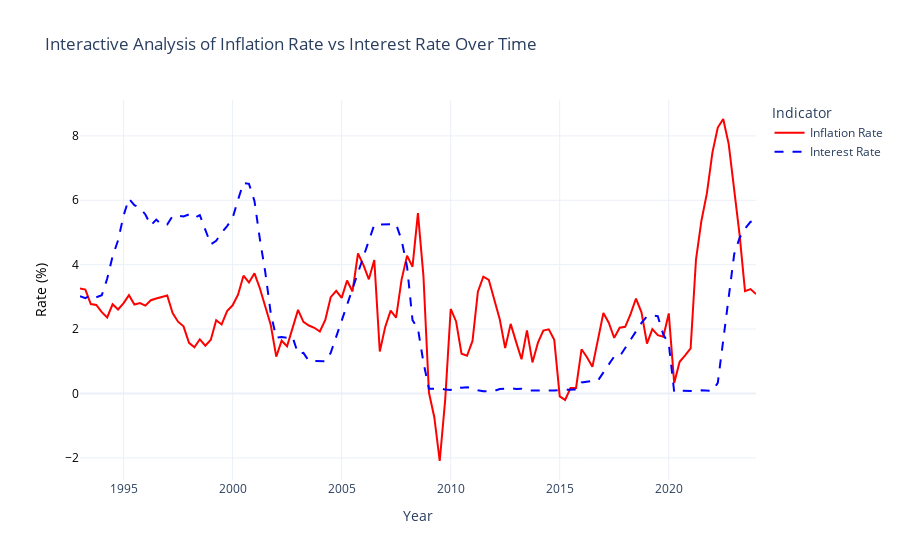

The code cell stored with this chart in its notebook:
### Markdown cell above
# Interactive relationship between the inflation and interest rate

### Code cell
model.plot_inflation_interest(model.df)
